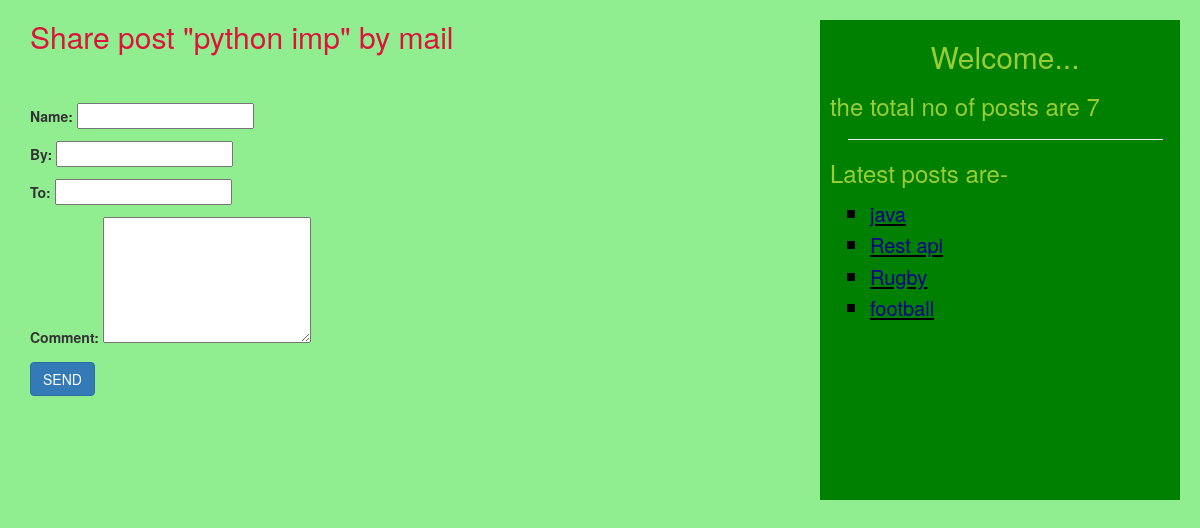
/share/3, run on the app's committed database.
### blogApp/models.py (models this page shows, shortened)
class Post(models.Model):
    STATUS_CHOICES=(('draft','DRAFT'),('published','PUBLISHED'))
    title=models.CharField(max_length=200)
    slug=models.SlugField(unique_for_date='publish',max_length=250)
    author=models.ForeignKey(User,related_name='blog_posts',on_delete=models.CASCADE)
    body=models.TextField()
    publish=models.DateTimeField(default=timezone.now)
    created=models.DateTimeField(auto_now_add=True)
    updated=models.DateTimeField(auto_now=True)
    status=models.CharField(max_length=10,choices=STATUS_CHOICES,default='draft')
    objects=Manager()
    tags=TaggableManager()
    class Meta:
        ordering=('-publish',)
    def get_absolute_url(self):
        return reverse('detail',args=[self.publish.year,self.publish.strftime('%m'),
                                      self.publish.strftime('%d'),self.slug])

### blogApp/views.py (the view, shortened to what this page needs)
# urls.py: path('share/<int:id>',views.sharebymail,name='share'),
def sharebymail(request,id):
    post=Post.objects.get(id=id,status='published')
    form=EmailForm()
    sent=False
    return render(request,"sharebymail.html",{'form':form,'post':post,'sent':sent})

### blogApp/forms.py
class EmailForm(forms.Form):
    Name=forms.CharField()
    by=forms.EmailField()
    to=forms.EmailField()
    comment=forms.CharField(required=False,widget=forms.Textarea(attrs={'rows':6,'cols':25}))

### blogApp/models.py (called while the page is built)
    def get_queryset(self):
        return super().get_queryset().filter(status='published')

### blogApp/templatetags/blog_tag.py (called while the page is built)
@register.simple_tag(name='mytag')
def total_posts():
    post=Post.objects.count()
    return post

@register.inclusion_tag('latestpost.html',name='mytag2')
def show_latest_posts(count=2):
    latest_posts=Post.objects.order_by('-publish')[:count]
    return {'latest_posts':latest_posts}

### templates/sharebymail.html (shortened to what this page needs)
{% extends 'base.html'%}
{% load static %}
{% block bodycontent %}
    <html>
        <head></head>
        <body>
        <div class="container">
            <h2 style="margin-bottom: 50px">Share post "{{ post.title }}" by mail</h2>
            <form method="post">
            {{ form.as_p }}
            <button class="btn btn-primary" type="submit" >SEND</button>
            </form>
        </div>
        </body>
        </html>
{% endblock %}

### templates/latestpost.html
<html>
<head>
</head>
<body>
<ul style="list-style: square;font-size: 22px;color: black">
    {% for post in latest_posts %}
        <li><u><a style="color: darkblue;font-size:20px" href="{{ post.get_absolute_url }}">{{ post.title }}</a></u></li>
    {% endfor %}
</ul>
</body>
</html>

### blogApp/static/blog.css (style rules this page uses)
h2 { color:crimson; }
body { background-color: lightgreen; }

### data on the page
Post: title "java"
Post: title "Rest api"
Post: title "Rugby"
Post: title "football"
Post: title "python imp"
